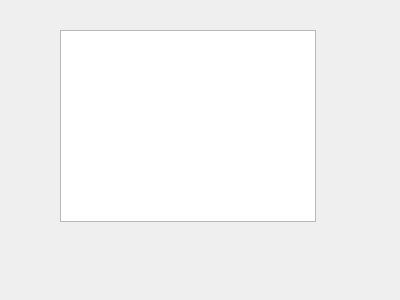
<?xml version="1.0" encoding="UTF-8"?>
<ui version="4.0">
 <class>Form</class>
 <widget class="QWidget" name="Form">
  <property name="geometry">
   <rect>
    <x>0</x>
    <y>0</y>
    <width>400</width>
    <height>300</height>
   </rect>
  </property>
  <property name="windowTitle">
   <string>Form</string>
  </property>
  <widget class="QListView" name="listView">
   <property name="geometry">
    <rect>
     <x>60</x>
     <y>30</y>
     <width>256</width>
     <height>192</height>
    </rect>
   </property>
  </widget>
 </widget>
 <resources/>
 <connections/>
</ui>
